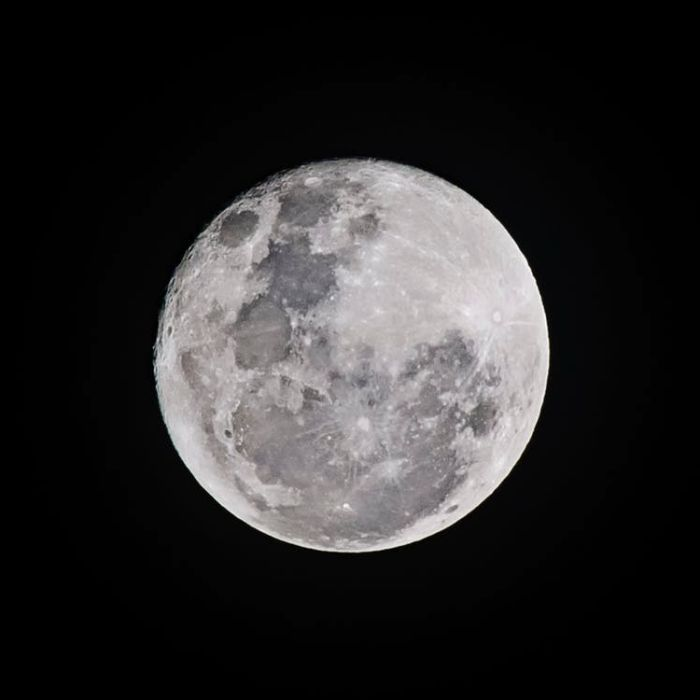
%> input picture Image Processing With Matlab/0008-Image-Restoration/_images/moon.jpg, 700 x 700 px
$ octave exm_004_periodic_noise.m   (GNU Octave 9; MATLAB toolbox functions it lacks are replaced by stand-ins)
%> lines starting %> are read from the running program, lines starting %| are printed output that depends on the picture; in (x1, y1, x2, y2) boxes, pixels count from 0 and x2, y2 are one past the last pixel; in counts of white or black regions, pixels touching at a corner belong together; the program's own positions count from 1
%%
%{
If the image signal is subject to a periodic, rather than a random
disturbance, we might obtain an image corrupted by periodic noise.
The effect is of bars over the image. Neither function imnoise or
random_noise has a periodic option, but it is quite easy to create
such noise, by adding a periodic matrix to the image.
%}
im = rgb2gray(imread('_images/moon.jpg'));
%> im: size 700x700 uint8; min 0, max 255, mean 42.4

%% Add noise
[r, c] = size(im);
%> r = 700; c = 700
[x, y] = meshgrid(1:r, 1:c);
p = sin(x/3 + y/5) + 1;

n_im = (2*im2double(im) + p/2) / 3;
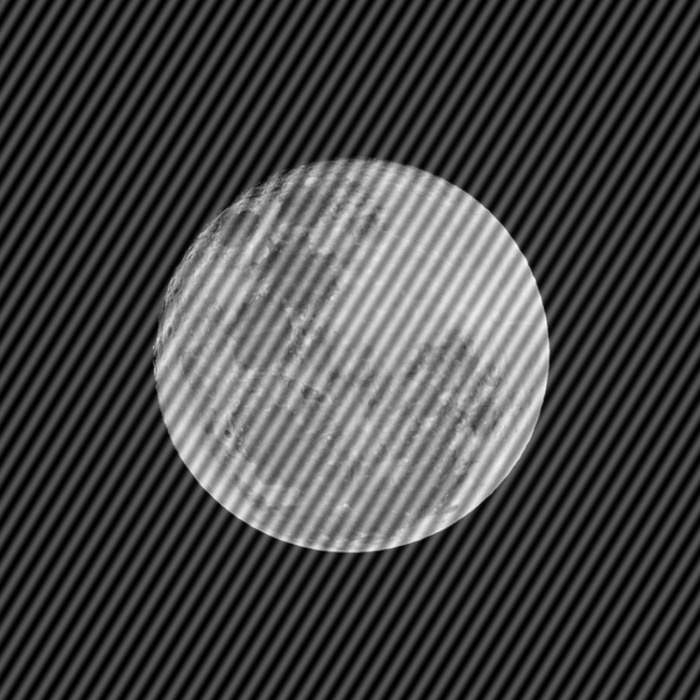
%> n_im: size 700x700 double; min 1.21e-06, max 1, mean 0.277

figure,
subplot(1, 2, 1), imshow(im);
subplot(1, 2, 2), imshow(n_im);

%% Recover Image
dft = fftshift(fft2(n_im));
dft_show = mat2gray(log(1 + abs(dft)));
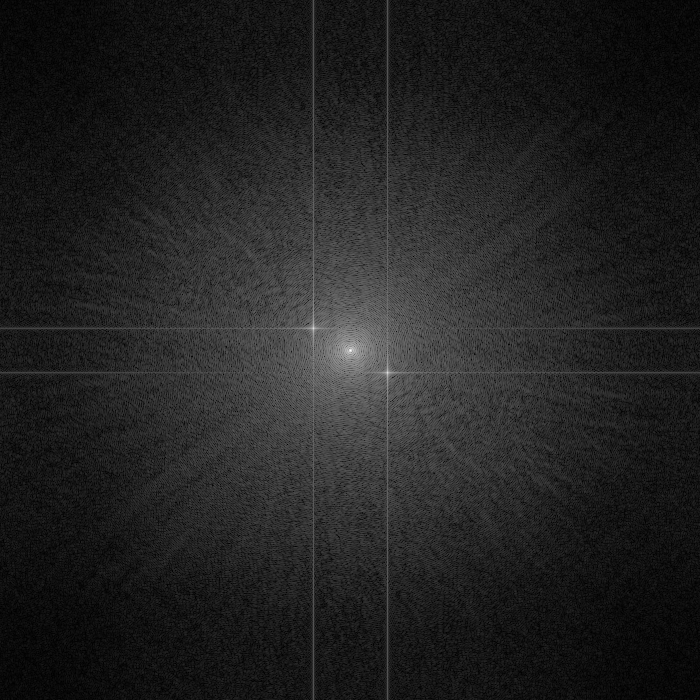
%> dft_show: size 700x700 double; min 0, max 1, mean 0.135
dft1 = im2uint8(mat2gray(abs(dft)));

[row, col] = size(im);
%> row = 700; col = 700
dft1(row/2, col/2) = 0;
%> dft1: size 700x700 uint8; min 0, max 255, mean 0; mean of the top-left, top-right, bottom-left and bottom-right quarters 0, 0, 0, 0
[i, j] = find(dft1 == max(dft1(:)));
%> i = 351; j = 351
X = (i-(row/2)).^2 + (j-(col/2)).^2;
%> X = 2

%% Remove Noise with Band reject filtering

z = sqrt((x-(row/2)).^2 + (y-(col/2)).^2);
d = sqrt(X);
%> d = 1.41
k = 45;
br = (z < floor(d - k) | z > ceil(d+k));
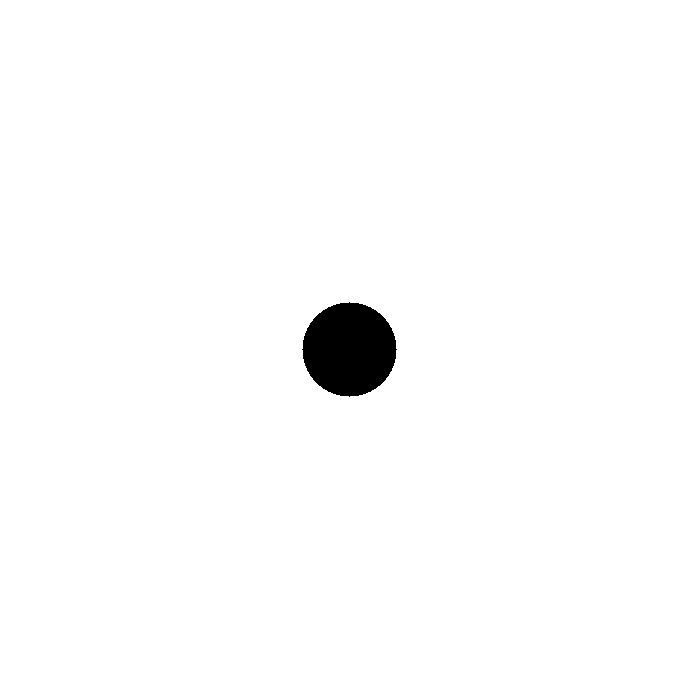
%> br: size 700x700 logical; 98.6% white; 1 black region, box (x1, y1, x2, y2) and area: (302, 302, 397, 397) 6921

dft_br = dft.*br;
dft_inv = ifft2(dft_br);

r_im = n_im.*br;

figure,
subplot(1, 3, 1), imshow(mat2gray(log(1 + abs(dft)))), ...
    title('DFT of the image');
subplot(1, 3, 2), imshow(mat2gray(log(1 + abs(dft_br)))), ...
%> after `imshow(mat2gray(log(1 + abs(dft_br))))`:
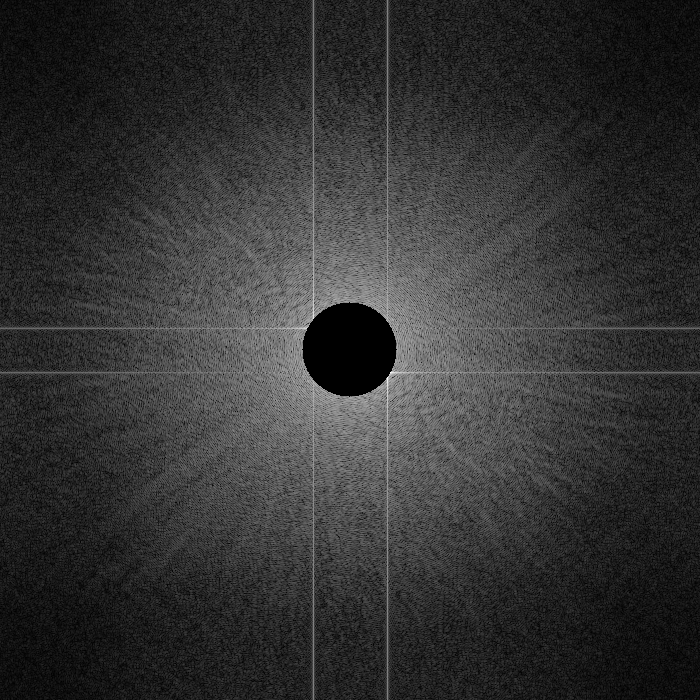
%> displayed picture: size 700x700, on the screen's scale of 0 to 255; min 0, max 255, mean 51.1
    title('Band reject filtering on DFT');
subplot(1, 3, 3), imshow(mat2gray(abs(dft_inv))), ...
%> after `imshow(mat2gray(abs(dft_inv)))`:
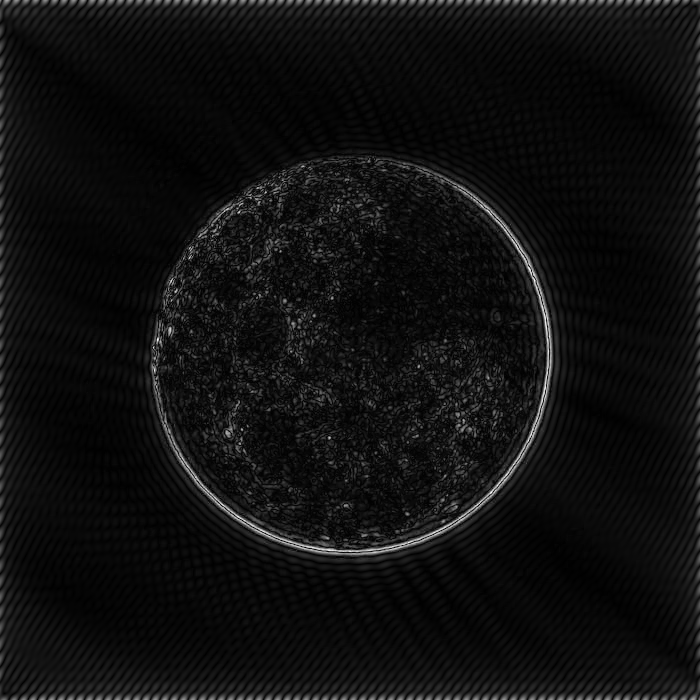
%> displayed picture: size 700x700, on the screen's scale of 0 to 255; min 0, max 255, mean 15.7
    title('After inversion');

%% Remove Noise with Criss춃ross filtering

dft1 = dft;
dft1(i, :) = 0;
dft1(:, j) = 0;

z = sqrt((x-(row/2)).^2 + (y-(col/2)).^2);
d = sqrt(X);
k = 5;
br = (z < floor(d - k) | z > ceil(d+k));
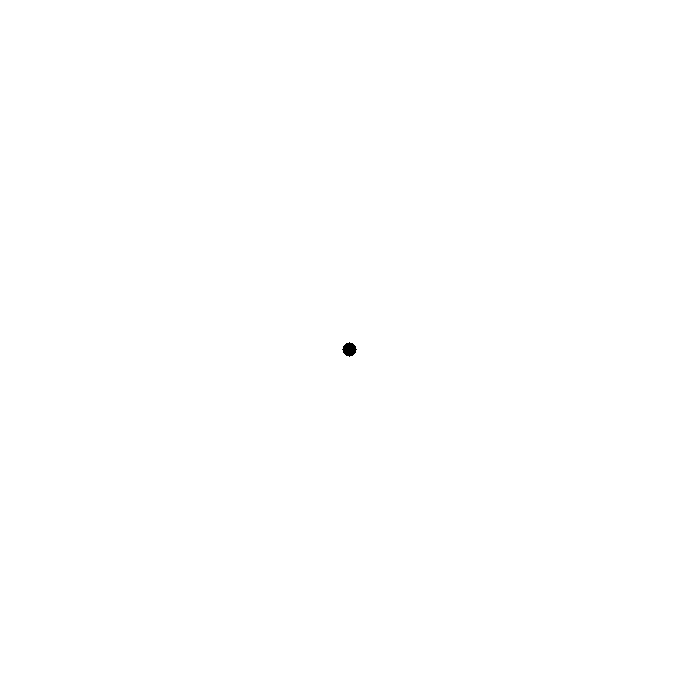
%> br: size 700x700 logical; 100% white; 1 black region, box (x1, y1, x2, y2) and area: (342, 342, 357, 357) 149

dft_br = dft1.*br;
dft_inv = ifft2(dft_br);


figure,
subplot(1, 3, 1), imshow(mat2gray(log(1 + abs(dft)))), ...
    title('DFT of the image');
subplot(1, 3, 2), imshow(mat2gray(log(1 + abs(dft_br)))), ...
    title('Criss춃ross filtering on DFT');
subplot(1, 3, 3), imshow(mat2gray(abs(dft_inv))), ...
%> after `imshow(mat2gray(abs(dft_inv)))`:
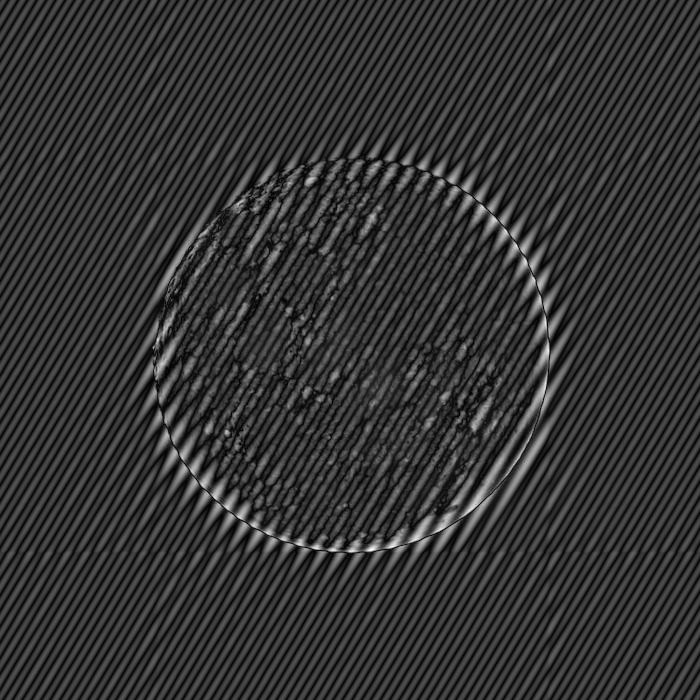
%> displayed picture: size 700x700, on the screen's scale of 0 to 255; min 0, max 255, mean 51.8
    title('After inversion');
